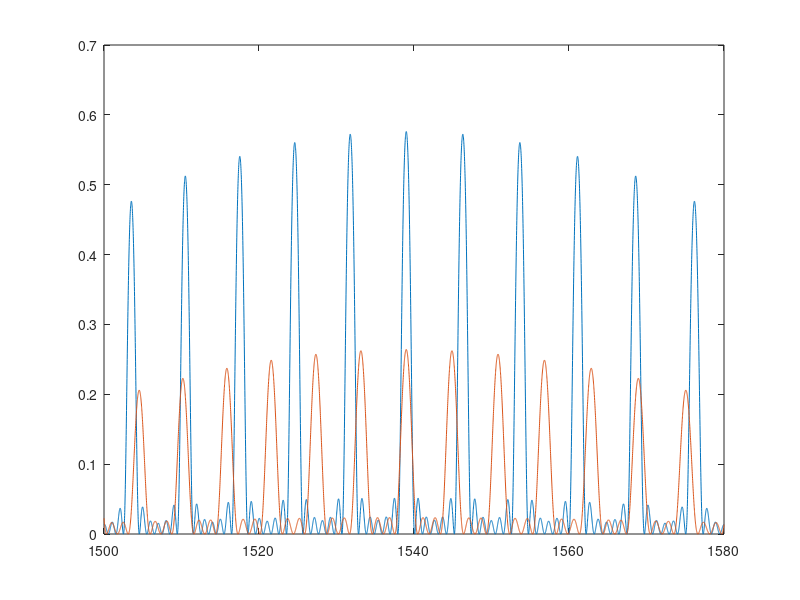
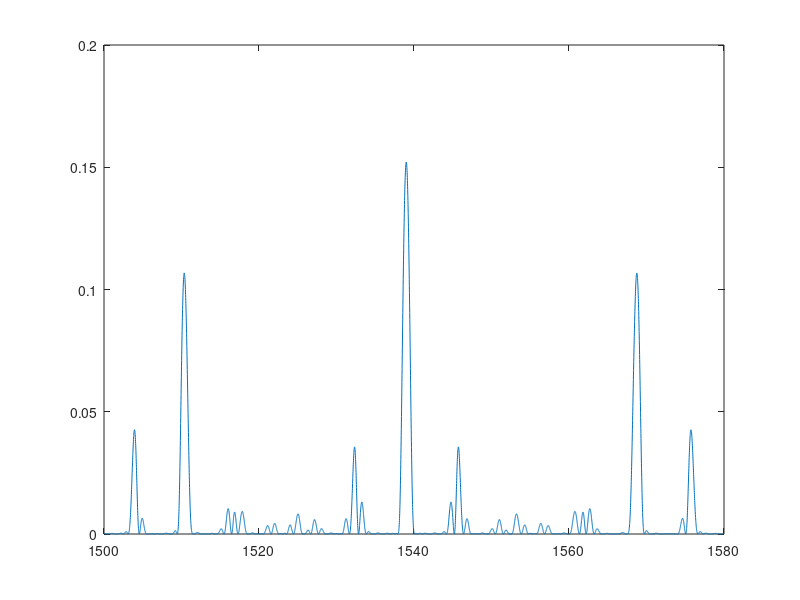

Reproduce these figures in MATLAB, in order.
clear all
close all
clc

lamda0=1540; % nanometri
ni2=3.2609;
ni1=3.2255;
delta=40;
N=7000;
%L1=lamda0./(4.*n1);
L1=lamda0./(4.*ni1);
%L2=lamda0./(4.*n2);
L2=lamda0./(4.*ni2);
lmbda=linspace(lamda0-delta,lamda0+delta,N);



%deltanfull=linspace(0,0.02,10);
%% front mirror

%for i=1:length(deltanfull)
deltan=-ni2.*1./lamda0; %radi po formuliiiiiiii
%deltan=deltanfull(i);
n2=ni2+deltan;
n1=ni1+deltan;
r=abs((n1-n2)/(n1+n2));
t=2*sqrt(n1.*n2)/(n1+n2);
bursts=4;
z0=62000;
z1=3000;
m=round(z1/(L1+L2));
z1=m.*(L1+L2);
L3=round((z0-z1)./(lamda0./(2*ni2)));
L3=L3.*lamda0./(2*ni2);


beta1=2.*pi.*n1./lmbda;
beta2=2.*pi.*n2./lmbda;
beta3=beta2;

phiplus=beta1.*L1+beta2.*L2;
phiminus=beta1.*L1-beta2.*L2;

matrix=zeros(2,2,N);
matrix(1,1,:)=(exp(j.*phiplus)-r^2.*exp(-j.*phiminus))./t.^2;
matrix(1,2,:)=r.*(exp(j.*phiplus)-exp(-j.*phiminus))./t.^2;
matrix(2,1,:)=r.*(exp(-j.*phiplus)-exp(j.*phiminus))./t.^2;
matrix(2,2,:)=(exp(-j.*phiplus)-r^2.*exp(j.*phiminus))./t.^2;


for i=1:N
matrix(:,:,i)=matrix(:,:,i)^m;
end
matrix2=matrix; %treba nam da bi dodali na kraj jos jedan ovakav

%% pomnoziti matrix sa refl(nije potreban) i transl
%refl=ones(2,2,N);m=round(z1/(L1+L2));
%L3=z0-m*(L1+L2);
%refl(1,2,:)=r;
%refl(2,1,:)=r;
%refl=refl./t;

transm=zeros(2,2,N);
transm(1,1,:)=exp(j.*beta3.*L3);
%transm(1,2,:)=exp(-j.*beta3.*L3);
%transm(2,1,:)=exp(j.*beta3.*L3);
transm(2,2,:)=exp(-j.*beta3.*L3);

for i=1:N
%matrix(:,:,i)=(matrix(:,:,i)*refl(:,:,i))*transm(:,:,i);
matrix(:,:,i)=matrix(:,:,i)*transm(:,:,i);
end
%%----------------------------------------


%% podici matrix na burst ekvivalentno sa N burstova
for i=1:N
matrix(:,:,i)=matrix(:,:,i)^bursts;
end
%%-------------------------



%% pomnoziti sa jos jednom matrix na m ekv sa dodavanjem jos m resetaka na kraj;
for i=1:N
matix(:,:,i)=matrix(:,:,i)*matrix2(:,:,i);
end
%%====================================

reflectionfront=abs((matrix(2,1,:)./matrix(1,1,:)));
reflectionfront=reshape(reflectionfront,1,[]);




%% back mirror

%deltan=[0.01 0.02];
deltan=-ni2.*1./lamda0; %radi po formuliiiiiiii
n2=ni2+deltan;
n1=ni1+deltan;
r=abs((n1-n2)/(n1+n2));
t=2*sqrt(n1.*n2)/(n1+n2);
bursts=7;
z0=50000;
z1=3000;
m=round(z1/(L1+L2));
z1=m.*(L1+L2);
L3=round((z0-z1)./(lamda0./(2*ni2)));
L3=L3.*lamda0./(2*ni2);


beta1=2.*pi.*n1./lmbda;
beta2=2.*pi.*n2./lmbda;
beta3=beta2;

phiplus=beta1.*L1+beta2.*L2;
phiminus=beta1.*L1-beta2.*L2;

matrix=zeros(2,2,N);
matrix(1,1,:)=(exp(j.*phiplus)-r^2.*exp(-j.*phiminus))./t.^2;
matrix(1,2,:)=r.*(exp(j.*phiplus)-exp(-j.*phiminus))./t.^2;
matrix(2,1,:)=r.*(exp(-j.*phiplus)-exp(j.*phiminus))./t.^2;
matrix(2,2,:)=(exp(-j.*phiplus)-r^2.*exp(j.*phiminus))./t.^2;


for i=1:N
matrix(:,:,i)=matrix(:,:,i)^m;
end
matrix2=matrix; %treba nam da bi dodali na kraj jos jedan ovakav

%% pomnoziti matrix sa refl(nije potreban) i transl
%refl=ones(2,2,N);
%refl(1,2,:)=r;
%refl(2,1,:)=r;
%refl=refl./t;

transm=zeros(2,2,N);
transm(1,1,:)=exp(j.*beta3.*L3);
%transm(1,2,:)=exp(-j.*beta3.*L3);
%transm(2,1,:)=exp(j.*beta3.*L3);
transm(2,2,:)=exp(-j.*beta3.*L3);

for i=1:N
%matrix(:,:,i)=(matrix(:,:,i)*refl(:,:,i))*transm(:,:,i);
matrix(:,:,i)=matrix(:,:,i)*transm(:,:,i);
end
%%----------------------------------------


%% podici matrix na burst ekvivalentno sa N burstova
for i=1:N
matrix(:,:,i)=matrix(:,:,i)^bursts;
end
%%-------------------------



%% pomnoziti sa jos jednom matrix na m ekv sa dodavanjem jos m resetaka na kraj;
for i=1:N
matix(:,:,i)=matrix(:,:,i)*matrix2(:,:,i);
end
%%====================================
reflectionback=abs((matrix(2,1,:)./matrix(1,1,:)));
reflectionback=reshape(reflectionback,1,[]);






%% plot of both mirrors
plot(lmbda,reflectionback.^2,lmbda,reflectionfront.^2)
figure(2)
plot(lmbda,reflectionback.^2.*reflectionfront.^2)

aa=1;

%end % za for na pocetku